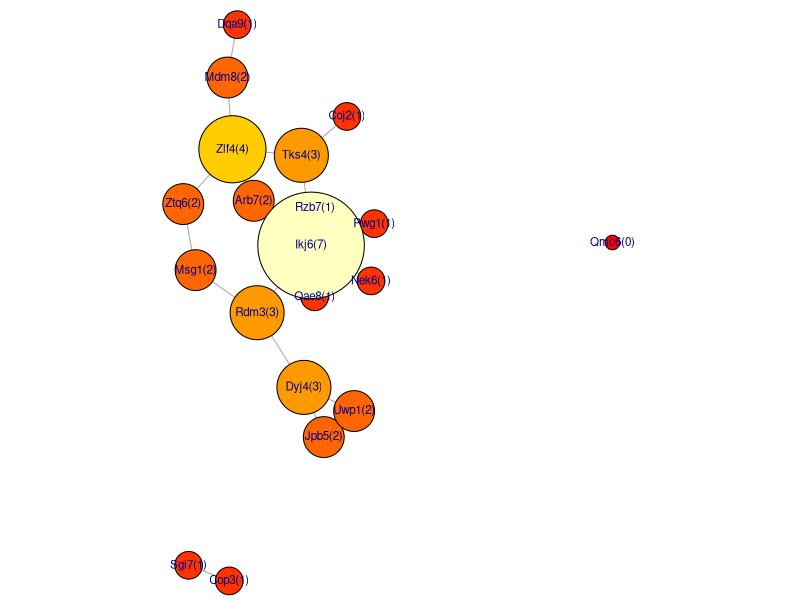
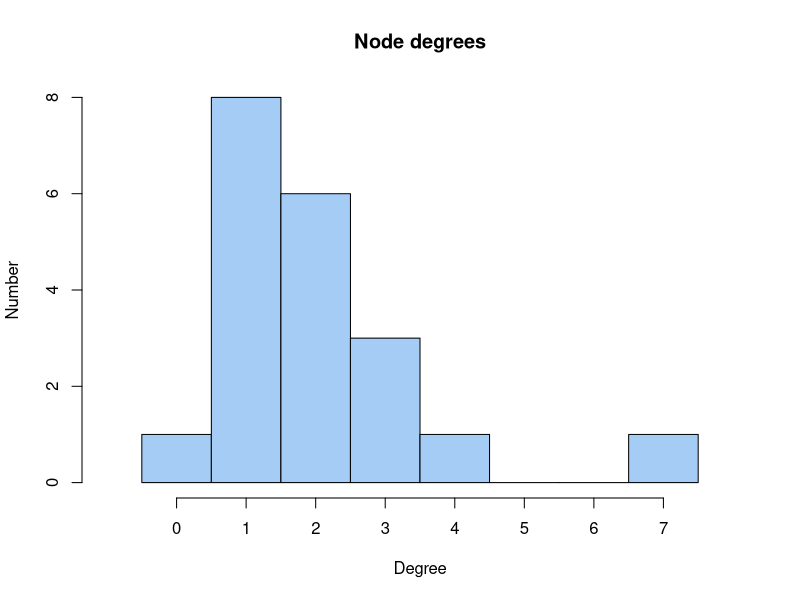
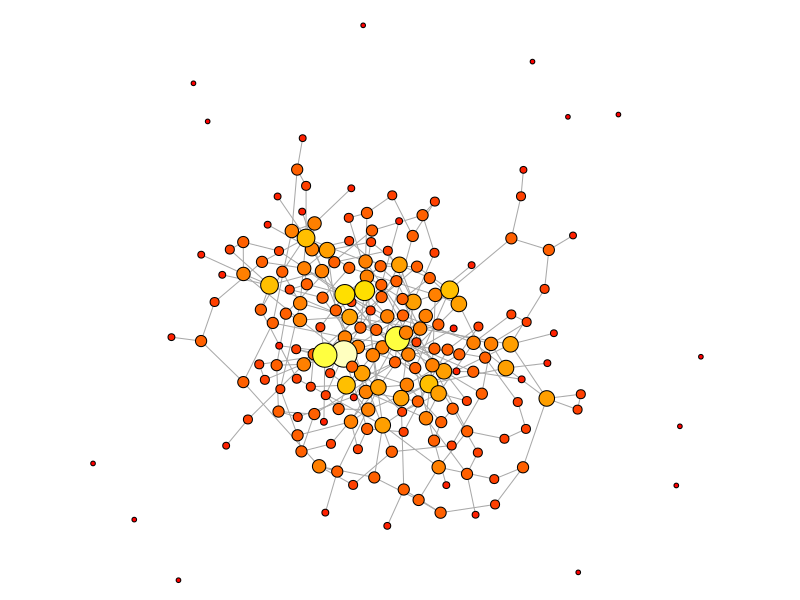
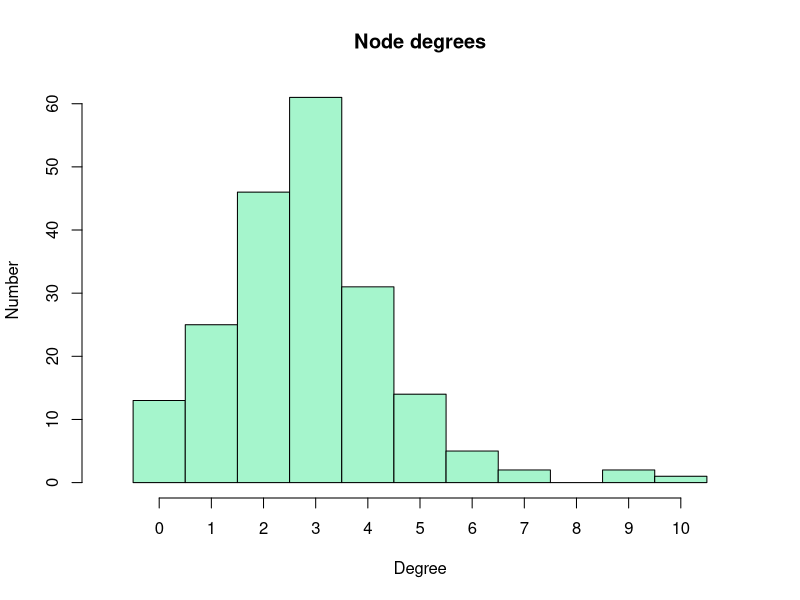
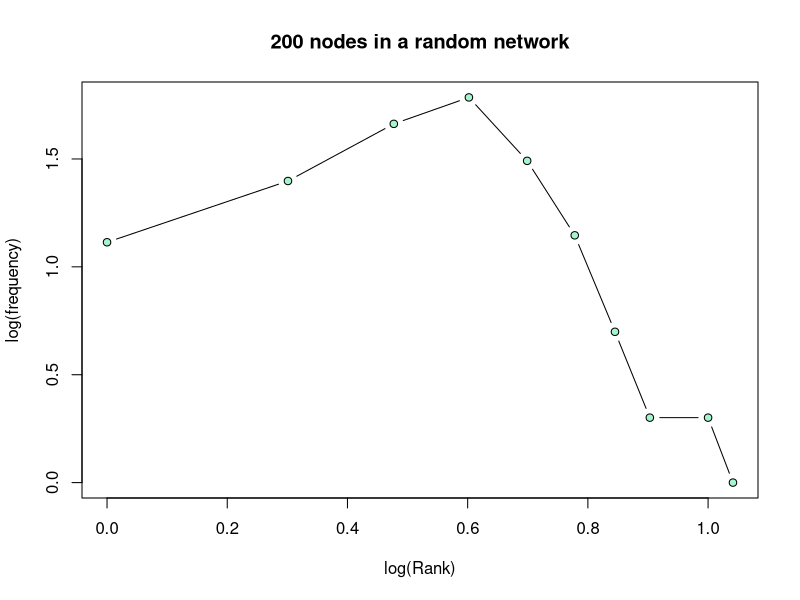
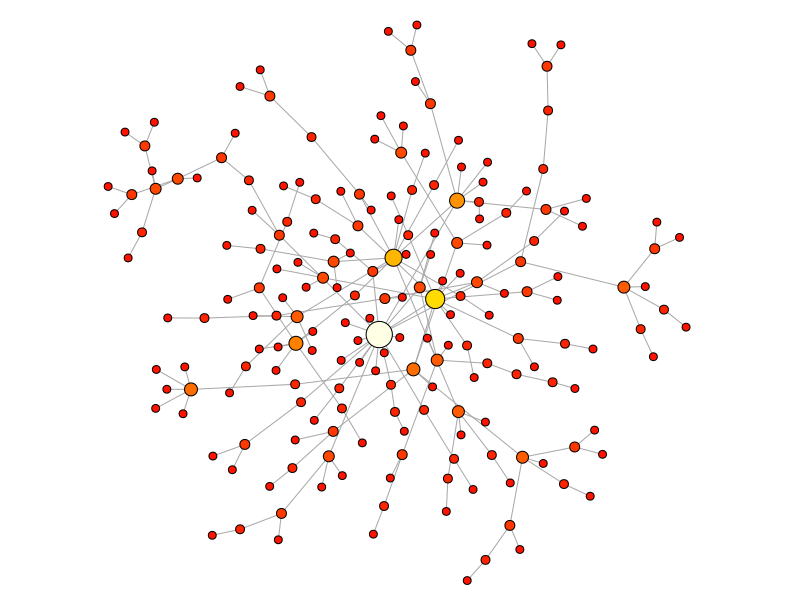
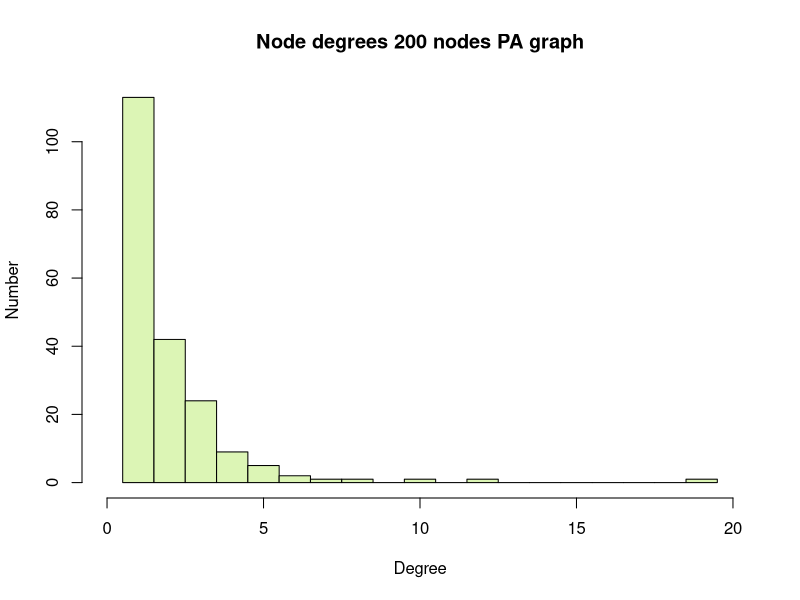
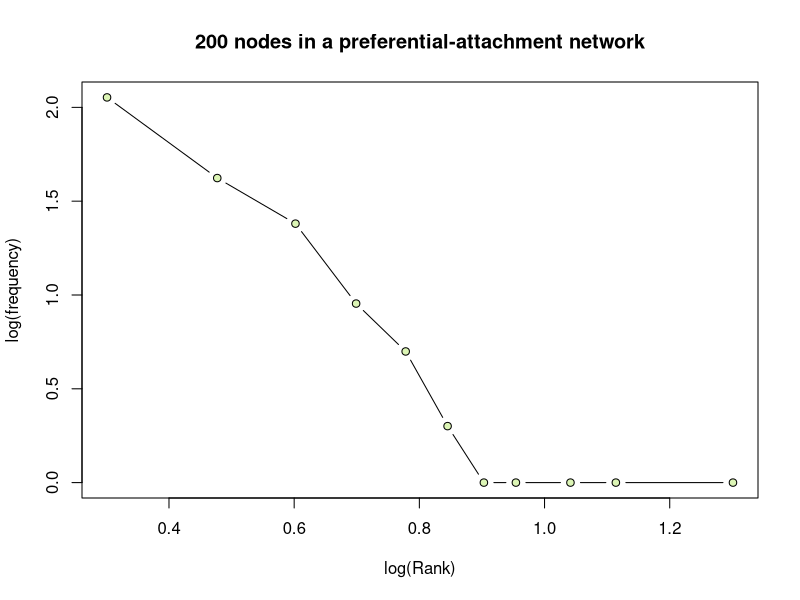

Write R code to recreate these figures, in order.
# tocID <- "courseScipts/graphsAndNetworks.R"
#
# Purpose:  A Bioinformatics Course:
#              R code accompanying the FND-MAT-Graphs_and_networks unit.
#
# Version:  1.2.1
#
# Date:     2017-10  -  2022-10
# Author:   Boris Steipe (boris.steipe@utoronto.ca)
#
# Versions:
#           1.2.1  Editorial updates
#           1.2    Change from require() to requireNamespace(),
#                      use <package>::<function>() idiom throughout
#           1.1    Update set.seed() usage
#           1.0    First final version for learning units.
#           0.1    First code copied from 2016 material.
#
#
# TODO:     Add some explicit tasks and sample solutions.
#
#
# == DO NOT SIMPLY  source()  THIS FILE! =======================================
#
# If there are portions you don't understand, use R's help system, Google for an
# answer, or ask your instructor. Don't continue if you don't understand what's
# going on. That's not how it works ...
#
# ==============================================================================


#TOC> ==========================================================================
#TOC>
#TOC>   Section  Title                                          Line
#TOC> --------------------------------------------------------------
#TOC>   1        REVIEW                                           51
#TOC>   2        DEGREE DISTRIBUTIONS                            210
#TOC>   2.1        Random graph                                  216
#TOC>   2.2        scale-free graph (Barabasi-Albert)            264
#TOC>   2.3        Random geometric graph                        330
#TOC>   3        A CLOSER LOOK AT THE igraph:: PACKAGE           452
#TOC>   3.1        Basics                                        455
#TOC>   3.2        Components                                    527
#TOC>   4        RANDOM GRAPHS AND GRAPH METRICS                 546
#TOC>   4.1        Diameter                                      583
#TOC>   5        GRAPH CLUSTERING                                652
#TOC>
#TOC> ==========================================================================


# =    1  REVIEW  ==============================================================

# This tutorial covers basic concepts of graph theory and analysis in R. Make
# sure you have pulled the latest version of the project from the GitHub
# repository.

# Let's explore some of the basic ideas of graph theory by starting with a small
# random graph.


# To begin let's write a little function that will create random "gene" names;
# there's no particular purpose to this other than to make our graphs look a
# little more "biological" ...
makeRandomGenenames <- function(N) {
  nam <- character()
  while (length(nam) < N) {
    a <- paste0(c(sample(LETTERS, 1), sample(letters, 2)),
                collapse="") # one uppercase, two lowercase letters
    n <- sample(1:9, 1)      # one number
    nam[length(nam) + 1] <- paste(a, n, sep="") # store in vector
    nam <- unique(nam)   # delete if this was a duplicate
  }
  return(nam)
}

N <- 20

set.seed(112358)                       # set RNG seed for repeatable randomness
( Nnames <- makeRandomGenenames(N) )
set.seed(NULL)                         # reset the RNG

# One way to represent graphs in a computer is as an "adjacency matrix". In this
# matrix, each row and each column represents a node, and the cell at the
# intersection of a row and column contains a value/TRUE if there is an edge,
# 0/FALSE otherwise.

# Let's create an adjacency matrix for our random graph: let's say a pair
# of nodes has probability p <- 0.09 to have an edge, and our graph is
# symmetric , i.e. it is an undirected graph, and it has neither self-edges,
# i.e. loops, nor multiple edges between the same nodes, i.e. it
# is a "simple" graph. We use the Nnames vector as node labels.

makeRandomAM <- function(nam, p = 0.1) {
  # Make a random adjacency matrix for a set of nodes with edge probability p
  # Parameters:
  #   nam: a character vector of unique node names.
  #   p:   probability that a random pair of nodes will have an edge.
  #
  # Value: an adjacency matrix for a simple, undirected graph
  #

  N <- length(nam)
  AM <- matrix(numeric(N * N), ncol = N)  # Adjacency matrix, pre-filled with 0
  rownames(AM) <- nam
  colnames(AM) <- nam
  for (iRow in 1:(N-1)) { # Note how we make sure iRow != iCol - this prevents
    # loops (self-edges)
    for (iCol in (iRow+1):N) {
      if (runif(1) < p) {     # runif() creates uniform random numbers
        # between 0 and 1. The expression is TRUE with
        # probability p. Then, if it is TRUE ...
        AM[iRow, iCol] <- 1   # ... record an edge for the pair (iRow, iCol)
      }
    }
  }
  return(AM)
}

set.seed(112358)                       # set RNG seed for repeatable randomness
( myRandAM <- makeRandomAM(Nnames, p = 0.09) )
set.seed(NULL)                         # reset the RNG


# Listing the matrix is not very informative - we should plot this graph. The
# standard package for work with graphs in r is "igraph::". We'll go into more
# details of the igraph:: package a bit later, for now we just use it to plot:

if (! requireNamespace("igraph", quietly = TRUE)) {
  install.packages("igraph")
}
# Package information:
#  library(help = igraph)       # basic information
#  browseVignettes("igraph")    # available vignettes
#  data(package = "igraph")     # available datasets

# igraph:: functions work on "graph objects" and there are several functions
# to create a graph object from input data. We can create an igraph-graph
# from the adjacency matrix we defined above - nothing really changes, we just
# convert our nodes and edges into a computationally convnient form.
myG <- igraph::graph_from_adjacency_matrix(myRandAM, mode = "undirected")

set.seed(112358)                       # set RNG seed for repeatable randomness
# calculate layout coordinates
myGxy <- igraph::layout_with_graphopt(myG,
                                      charge=0.0012)
set.seed(NULL)                         # reset the RNG


# The igraph:: package adds its own function to the collection of plot()
# functions; R decides which plot function to use, based on the class
# of the object that we request to plot. This plot function has parameters
#   layout - the x,y coordinates of the nodes;
#   vertex.color - which I define to color by node-degree
#   vertex size - which I define to increase with node-degree
#   vertex.label - which I set to combine the names of the vertices of the
#                 graph - names(V(iG)) - with the node degree - degree(iG).
# See ?igraph.plotting for the complete list of parameters


oPar <- par(mar= c(0, 0, 0, 0)) # Turn margins off
plot(myG,
     layout = myGxy,
     rescale = FALSE,
     xlim = c(min(myGxy[,1]) * 0.99, max(myGxy[,1]) * 1.01),
     ylim = c(min(myGxy[,2]) * 0.99, max(myGxy[,2]) * 1.01),
     vertex.color=heat.colors(max(igraph::degree(myG)+1))[igraph::degree(myG)+1],
     vertex.size = 1000 + (900 * igraph::degree(myG)),
     vertex.label = sprintf("%s(%i)", names(igraph::V(myG)), igraph::degree(myG)),
     vertex.label.family = "sans",
     vertex.label.cex = 0.7)
par(oPar)  # reset plot window


# The simplest descriptors of a graph are the number of nodes, edges, and the
# degree-distribution. In our example, the number of nodes was given: N; the
# number of edges can easily be calculated from the adjacency matrix. In our
# matrix, we have entered 1 for every edge. Thus we simply sum over the matrix:
sum(myRandAM)

# Is that what you expect?

# What about the degree distribution? We can get that simply by summing over the
# rows and summing over the columns and adding the two vectors.

rowSums(myRandAM) + colSums(myRandAM) # check this against the plot!

# The function degree() gives the same values
igraph::degree(myG)

# Let's  plot the degree distribution in a histogram:
degG <- igraph::degree(myG)
brk <- seq(min(degG)-0.5, max(degG)+0.5, by=1)  # define histogram breaks
hist(degG, breaks=brk, col="#A5CCF5",
     xlim = c(-1,8), xaxt = "n",
     main = "Node degrees", xlab = "Degree", ylab = "Number")  # plot histogram
axis(side = 1, at = 0:7)

# Note: I don't _have_ to define breaks, the hist() function usually does that
# quite well, automatically. But for this purpose I want the columns of the
# histogram to represent exactly one node-degree difference.

# A degree distribution is actually a very informative descriptor of graphs,
#  since it is very sensitive to the generating mechanism. For biological
# networks, that is one of the key questions we are interested in: how was the
# network formed? Asking about the mechanism - the way the interactions
# support function and shape the fitness landscape in which the cell evolves -
# connects our mathematical abstraction with biological insight.


# =    2  DEGREE DISTRIBUTIONS  ================================================

# Let's simulate a few graphs that are a bit bigger to get a better sense of
# their degree distributions:
#

# ==   2.1  Random graph  ======================================================

N <- 200

set.seed(31415927)                     # set RNG seed for repeatable randomness
my200AM <- makeRandomAM(as.character(1:N), p = 0.015)
set.seed(NULL)                         # reset the RNG

myG200 <- igraph::graph_from_adjacency_matrix(my200AM, mode = "undirected")
myGxy <- igraph::layout_with_graphopt(myG200, charge=0.0001) # calculate layout
# coordinates

oPar <- par(mar= c(0, 0, 0, 0))             # Turn margins off, save graphics state
plot(myG200,
     layout = myGxy,
     rescale = FALSE,
     xlim = c(min(myGxy[,1]) * 0.99, max(myGxy[,1]) * 1.01),
     ylim = c(min(myGxy[,2]) * 0.99, max(myGxy[,2]) * 1.01),
     vertex.color=heat.colors(max(igraph::degree(myG200)+1))[igraph::degree(myG200)+1],
     vertex.size = 150 + (70 * igraph::degree(myG200)),
     vertex.label = NA)
par(oPar)                              # restore graphics state

# This graph has thirteen singletons and one large, connected component. Many
# biological graphs look approximately like this.

# Calculate degree distributions
dg <- igraph::degree(myG200)
brk <- seq(min(dg)-0.5, max(dg)+0.5, by=1)
hist(dg, breaks=brk, col="#A5F5CC",
     xlim = c(-1,11), xaxt = "n",
     main = "Node degrees", xlab = "Degree", ylab = "Number")  # plot histogram
axis(side = 1, at = 0:10)


# Note the pronounced peak of this distribution: this is not "scale-free".
# Here is the log-log plot of frequency vs. degree-rank ...

( freqRank <- table(dg) )
plot(log10(as.numeric(names(freqRank)) + 1),
     log10(as.numeric(freqRank)), type = "b",
     pch = 21, bg = "#A5F5CC",
     xlab = "log(Rank)", ylab = "log(frequency)",
     main = "200 nodes in a random network")

# ... which shows us that this does NOT correspond to the single-slope linear
# relationship that we expect for a "scale-free" graph.

# ==   2.2  scale-free graph (Barabasi-Albert)  ================================

# What does one of those intriguing "scale-free" distributions look like? The
# iGraph:: package has a function to make random graphs according to the
# Barabasi-Albert model of scale-free graphs. It is: sample_pa(), where pa
# stands for "preferential attachment". Preferential attachment is _one_ type of
# process that will yield scale-free distributions.

N <- 200

set.seed(31415927)                     # set RNG seed for repeatable randomness
GBA <- igraph::sample_pa(N, power = 0.8, directed = FALSE)
set.seed(NULL)                         # reset the RNG

GBAxy <- igraph::layout_with_graphopt(GBA, charge=0.0001)

oPar <- par(mar= c(0, 0, 0, 0))             # Turn margins off, save graphics state
plot(GBA,
     layout = GBAxy,
     rescale = FALSE,
     xlim = c(min(GBAxy[,1]) * 0.99, max(GBAxy[,1]) * 1.01),
     ylim = c(min(GBAxy[,2]) * 0.99, max(GBAxy[,2]) * 1.01),
     vertex.color=heat.colors(max(igraph::degree(GBA)+1))[igraph::degree(GBA)+1],
     vertex.size = 200 + (30 * igraph::degree(GBA)),
     vertex.label = NA)
par(oPar)                              # restore graphics state

# This is a very obviously different graph! Some biological networks have
# features that look like that - but in my experience the hub nodes are usually
# not that distinct. But then again, that really depends on the parameter
# "power". Play with the "power" parameter and get a sense for what difference
# this makes. Also: note that the graph has only a single component - no
# singletons.

# What's the degree distribution of this graph?
( dg <- igraph::degree(GBA) )
brk <- seq(min(dg)-0.5, max(dg)+0.5, by=1)
hist(dg, breaks=brk, col="#DCF5B5",
     xlim = c(0,max(dg)+1), xaxt = "n",
     main = "Node degrees 200 nodes PA graph",
     xlab = "Degree", ylab = "Number")
axis(side = 1, at = seq(0, max(dg)+1, by=5))

# Most nodes have a degree of 1, but one node has a degree of 19.

(freqRank <- table(dg))
plot(log10(as.numeric(names(freqRank)) + 1),
     log10(as.numeric(freqRank)), type = "b",
     pch = 21, bg = "#DCF5B5",
     xlab = "log(Rank)", ylab = "log(frequency)",
     main = "200 nodes in a preferential-attachment network")

# Sort-of linear, but many of the higher ranked nodes have a frequency of only
# one. That behaviour smooths out in larger graphs - let's try 100000 nodes:
#
N <- 10000
X <- igraph::sample_pa(N, power = 0.8, directed = FALSE)  # 100,000 nodes
freqRank <- table(igraph::degree(X))
plot(log10(as.numeric(names(freqRank)) + 1),
     log10(as.numeric(freqRank)), type = "b",
     xlab = "log(Rank)", ylab = "log(frequency)",
     pch = 21, bg = "#A5F5CC",
     main = "100,000 nodes in a random, scale-free network")
rm(X)


# ==   2.3  Random geometric graph  ============================================

# Finally, let's simulate a random geometric graph and look at the degree
# distribution. Remember: these graphs have a high probability to have edges
# between nodes that are "close" together - an entirely biological notion.

# We'll randomly place our nodes in a box. Then we'll define the
# probability for two nodes to have an edge to be a function of their Euclidian
# distance in the box.

# Here is a function that makes an adjacency matrix for such graphs. iGraph::
# has a similar function, sample_grg(), which connects nodes that are closer
# than a cutoff, the function I give you below is a bit more interesting since
# it creates edges according to a probability that is determined by a
# generalized logistic function of the distance. This sigmoidal function gives
# a smooth cutoff and creates more "natural" graphs. Otherwise, the function is
# very similar to the random graph function, except that we output the
# "coordinates" of the nodes together with the adjacency matrix which we then
# use for the layout. list() FTW.


makeRandomGeometricAM <- function(nam, B = 25, Q = 0.001, t = 0.6) {
  # Make an adjacency matrix for an undirected random geometric graph from
  #    edges connected with probabilities according to a generalized logistic
  #    function.
  # Parameters:
  #    nam: a character vector of unique names
  #    B, Q, t:   probability that a random pair (i, j) of nodes gets an
  #                 edge determined by a generalized logistic function
  #                 p <- 1 - 1/((1 + (Q * (exp(-B * (x-t)))))^(1 / 0.9)))
  #
  # Value: a list with the following components:
  #        AM$mat : an adjacency matrix
  #        AM$nam : labels for the nodes
  #        AM$x   : x-coordinates for the nodes
  #        AM$y   : y-coordinates for the nodes
  #
  nu <- 1  # probably not useful to change
  AM <- list()
  AM$nam <- nam
  N <- length(AM$nam)
  AM$mat <- matrix(numeric(N * N), ncol = N)  # The adjacency matrix
  rownames(AM$mat) <- AM$nam
  colnames(AM$mat) <- AM$nam
  AM$x <- runif(N) # Randomly place nodes into the unit square
  AM$y <- runif(N)
  for (iRow in 1:(N-1)) { # Same principles as in makeRandomGraph()
    for (iCol in (iRow+1):N) {
      # geometric distance ...
      d <- sqrt((AM$x[iRow] - AM$x[iCol])^2 +
                  (AM$y[iRow] - AM$y[iCol])^2)  # Pythagoras
      # distance dependent probability
      p <- 1 - 1/((1 + (Q * (exp(-B * (d-t)))))^(1 / nu))
      if (runif(1) < p) {
        AM$mat[iRow, iCol] <- 1
      }
    }
  }
  return(AM)
}

# Getting the parameters of a generalized logistic right takes a bit of
# experimenting. If you are interested, you can try a few variations. Or you can
# look up the function at
# https://en.wikipedia.org/wiki/Generalised_logistic_function

# This function computes generalized logistics ...
# genLog <- function(x, B = 25, Q = 0.001, t = 0.5) {
#     # generalized logistic (sigmoid)
#     nu <- 1
#     return(1 - 1/((1 + (Q * (exp(-B * (x-t)))))^(1 / nu)))
# }
#
# ... and this code plots p-values over the distances we could encouter between
# our nodes: from 0 to sqrt(2) i.e. the diagonal of the unit square in which we
# will place our nodes.
# x <- seq(0, sqrt(2), length.out = 50)
# plot(x, genLog(x), type="l", col="#AA0000", ylim = c(0, 1),
#      xlab = "d", ylab = "p(edge)")

# 200 node random geomteric graph
N <- 200
set.seed(112358)                       # set RNG seed for repeatable randomness
rGAM <- makeRandomGeometricAM(as.character(1:N), t = 0.4)
set.seed(NULL)                         # reset the RNG


myGRG <- igraph::graph_from_adjacency_matrix(rGAM$mat, mode = "undirected")

oPar <- par(mar= c(0, 0, 0, 0)) # Turn margins off
plot(myGRG,
     layout = cbind(rGAM$x, rGAM$y), # use our node coordinates for layout,
     rescale = FALSE,
     xlim = c(min(rGAM$x) * 0.9, max(rGAM$x) * 1.1),
     ylim = c(min(rGAM$y) * 0.9, max(rGAM$y) * 1.1),
     vertex.color=heat.colors(max(igraph::degree(myGRG)+1))[igraph::degree(myGRG)+1],
     vertex.size = 0.1 + (0.2 * igraph::degree(myGRG)),
     vertex.label = NA)
par(oPar)

# degree distribution:
(dg <- igraph::degree(myGRG))
brk <- seq(min(dg) - 0.5, max(dg) + 0.5, by = 1)
hist(dg, breaks = brk, col = "#FCC6D2",
     xlim = c(0, 25), xaxt = "n",
     main = "Node degrees: 200 nodes RG graph",
     xlab = "Degree", ylab = "Number")
axis(side = 1, at = c(0, min(dg):max(dg)))

# You'll find that this is kind of in-between the random, and the scale-free
# graph. We do have hubs, but they are not as extreme as in the scale-free case;
# and we have have no singletons, in contrast to the random graph.

(freqRank <- table(dg))
plot(log10(as.numeric(names(freqRank)) + 1),
     log10(as.numeric(freqRank)), type = "b",
     pch = 21, bg = "#FCC6D2",
     xlab = "log(Rank)", ylab = "log(frequency)",
     main = "200 nodes in a random geometric network")



# =    3  A CLOSER LOOK AT THE igraph:: PACKAGE  ===============================


# ==   3.1  Basics  ============================================================

# The basic object of the igraph:: package is a graph object. Let's explore the
# first graph some more, the one we built with our random gene names:
summary(myG)

# This output means: this is an IGRAPH graph, with U = UN-directed edges
#  and N = named nodes, that has 20 nodes and 20 edges. For details, see
?igraph::print.igraph

mode(myG)
class(myG)

# This means an igraph:: graph object is a special list object; it is opaque in
# the sense that a user is never expected to modify its components directly, but
# through a variety of helper functions which the package provides. There are
# many ways to construct graphs - from adjacency matrices, as we have just done,
# from edge lists, or by producing random graphs according to a variety of
# recipes, called _games_ in this package.

# Two basic functions retrieve nodes "Vertices", and "Edges":
igraph::V(myG)
igraph::E(myG)

# additional properties can be retrieved from the Vertices ...
igraph::V(myG)$name


# As with many R objects, loading the package provides special functions that
# can be accessed via the same name as the basic R functions, for example:

print(myG)
plot(myG)  # this is the result of default plot parameters

# ... where plot() allows the usual flexibility of fine-tuning the plot. We
# first layout the node coordinates with the Fruchtermann-Reingold algorithm - a
# force-directed layout that applies an attractive potential along edges (which
# pulls nodes together) and a repulsive potential to nodes (so they don't
# overlap). Note the use of the degree() function to color and scale nodes and
# labels by degree and the use of the V() function to retrieve the vertex names.
# See ?plot.igraph for details."

# Plot with some customizing parameters
oPar <- par(mar= c(0, 0, 0, 0)) # Turn margins off
plot(myG,
     layout = igraph::layout_with_fr(myG),
     vertex.color=heat.colors(max(igraph::degree(myG)+1))[igraph::degree(myG)+1],
     vertex.size = 12 + (5 * igraph::degree(myG)),
     vertex.label.cex = 0.4 + (0.15 * igraph::degree(myG)),
     edge.width = 2,
     vertex.label = igraph::V(myG)$name,
     vertex.label.family = "sans",
     vertex.label.cex = 0.9)
par(oPar)

# ... or with a different layout:
oPar <- par(mar= c(0, 0, 0, 0)) # Turn margins off
plot(myG,
     layout = igraph::layout_in_circle(myG),
     vertex.color=heat.colors(max(igraph::degree(myG)+1))[igraph::degree(myG)+1],
     vertex.size = 12 + (5 * igraph::degree(myG)),
     vertex.label.cex = 0.4 + (0.15 * igraph::degree(myG)),
     edge.width = 2,
     vertex.label = igraph::V(myG)$name,
     vertex.label.family = "sans",
     vertex.label.cex = 0.9)
par(oPar)

# igraph:: has a large number of graph-layout functions: see
# ?layout_  and try them all.


# ==   3.2  Components  ========================================================

# The function igrap::components() tells us whether there are components of the
# graph in which there is no path to other components.
igraph::components(myG)

# In the _membership_ vector, nodes are annotated with the index of the
# component they are part of. Sui7 is the only node of component 2, Cyj1 is in
# the third component etc. This is perhaps more clear if we sort by component
# index
sort(igraph::components(myG)$membership, decreasing = TRUE)

# Retrieving e.g. the members of the first component from the list can be done by subsetting:

(sel <- igraph::components(myG)$membership == 1)  # boolean vector ..
(c1 <- igraph::components(myG)$membership[sel])
names(c1)


# =    4  RANDOM GRAPHS AND GRAPH METRICS  =====================================


# Let's explore some of the more interesting, topological graph measures. We
# start by building a somewhat bigger graph. We aren't quite sure whether
# biological graphs are small-world, or random-geometric, or
# preferential-attachment ... but igraph:: has ways to simulate the basic ones
# (and we could easily simulate our own). Look at the following help pages:

?igraph::sample_gnm             # see also sample_gnp for the Erdös-Rényi models
?igraph::sample_smallworld      # for the Watts & Strogatz model
?igraph::sample_pa              # for the Barabasi-Albert model

# But note that there are many more sample_ functions. Check out the docs!

# Let's look at betweenness measures for our first graph. Here: the nodes again
# colored by degree. Degree centrality states: nodes of higher degree are
# considered to be more central. And that's also the way the force-directed
# layout drawas them, obviously.

set.seed(112358)                       # set RNG seed for repeatable randomness
myGxy <- igraph::layout_with_fr(myG)   # calculate layout coordinates
set.seed(NULL)                         # reset the RNG

oPar <- par(mar = rep(0, 4))           # turn margins off, save graphics state
plot(myG,
     layout = myGxy,
     rescale = FALSE,
     xlim = c(min(myGxy[,1]) * 0.99, max(myGxy[,1]) * 1.01),
     ylim = c(min(myGxy[,2]) * 0.99, max(myGxy[,2]) * 1.01),
     vertex.color=heat.colors(max(igraph::degree(myG)+1))[igraph::degree(myG)+1],
     vertex.size = 40 + (15 * igraph::degree(myG)),
     vertex.label.cex = 0.4 + (0.15 * igraph::degree(myG)),
     vertex.label = igraph::V(myG)$name,
     vertex.label.family = "sans")
par(oPar)                              # restore graphics state

# ==   4.1  Diameter  ==========================================================

igraph::diameter(myG)  # The diameter of a graph is its maximum length
# shortest path.

# let's plot this path: here are the nodes ...
igraph::get_diameter(myG)

# ... and we can get the x, y coordinates from iGxy by subsetting with the node
# names. The we draw the diameter-path with a transparent, thick pink line:
lines(myGxy[igraph::get_diameter(myG),], lwd=10, col="#ff63a788")

# == Centralization scores

?igraph::centralize
# replot our graph, and color by log_betweenness:

bC <- igraph::centr_betw(myG)  # calculate betweenness centrality
nodeBetw <- bC$res
nodeBetw <- round(log(nodeBetw +1)) + 1

oPar <- par(mar= c(0, 0, 0, 0)) # Turn margins off
plot(myG,
     layout = myGxy,
     rescale = FALSE,
     xlim = c(min(myGxy[,1]) * 0.99, max(myGxy[,1]) * 1.01),
     ylim = c(min(myGxy[,2]) * 0.99, max(myGxy[,2]) * 1.01),
     vertex.color=heat.colors(max(igraph::degree(myG)+1))[igraph::degree(myG)+1],
     vertex.size = 40 + (15 * igraph::degree(myG)),
     vertex.label.cex = 0.4 + (0.15 * igraph::degree(myG)),
     vertex.label = igraph::V(myG)$name,
     vertex.label.family = "sans")
par(oPar)

# Note that the betweenness - the number of shortest paths that pass through a
# node, is in general higher for high-degree nodes - but not always: Eqr2 has
# higher betweenness than Itv7: this measure really depends on the detailed
# local topology of the graph."

# Can you use centr_eigen() and centr_degree() to calculate the respective
# values? That's something I would expect you to be able to do.
#
# Lets plot betweenness centrality for our random geometric graph:

bCmyGRG <- igraph::centr_betw(myGRG)  # calculate betweenness centrality

nodeBetw <- bCmyGRG$res
nodeBetw <- round((log(nodeBetw +1))^2.5) + 1

# colours and size proportional to betweenness
oPar <- par(mar= c(0, 0, 0, 0)) # Turn margins off
plot(myGRG,
     layout = cbind(rGAM$x, rGAM$y), # use our node coordinates for layout,
     rescale = FALSE,
     xlim = c(min(rGAM$x) * 0.9, max(rGAM$x) * 1.1),
     ylim = c(min(rGAM$y) * 0.9, max(rGAM$y) * 1.1),
     vertex.color=heat.colors(max(nodeBetw))[nodeBetw],
     vertex.size = 0.1 + (0.03 * nodeBetw),
     vertex.label = NA)
par(oPar)

igraph::diameter(myGRG)
lines(rGAM$x[igraph::get_diameter(myGRG)],
      rGAM$y[igraph::get_diameter(myGRG)],
      lwd = 10,
      col = "#ff335533")



# =    5  GRAPH CLUSTERING  ====================================================


# Clustering finds "communities" in graphs - and depending what the edges
# represent, these could be complexes, pathways, biological systems or similar.
# There are many graph-clustering algorithms. One approach with many attractive
# properties is the Map Equation, developed by Martin Rosvall. See:
# http://www.ncbi.nlm.nih.gov/pubmed/18216267 and htttp://www.mapequation.org


myGRGclusters <- igraph::cluster_infomap(myGRG)
igraph::modularity(myGRGclusters)  # ... measures how separated the different
# membership types are from each other
igraph::membership(myGRGclusters)         # which nodes are in what cluster?
table(igraph::membership(myGRGclusters))  # how large are the clusters?

# The largest cluster has 48 members, the second largest has 25, etc.


# Lets plot our graph again, coloring the nodes of the first five communities by
# their cluster membership:

# first, make a vector with as many grey colors as we have communities ...
commColors <- rep("#f1eef6", max(igraph::membership(myGRGclusters)))
# ... then overwrite the first five with "real colors" - something like rust,
# lilac, pink, and mauve or so.
commColors[1:5] <- c("#980043", "#dd1c77", "#df65b0", "#c994c7", "#d4b9da")


oPar <- par(mar= c(0, 0, 0, 0)) # Turn margins off
plot(myGRG,
     layout = cbind(rGAM$x, rGAM$y),
     rescale = FALSE,
     xlim = c(min(rGAM$x) * 0.9, max(rGAM$x) * 1.1),
     ylim = c(min(rGAM$y) * 0.9, max(rGAM$y) * 1.1),
     vertex.color=commColors[igraph::membership(myGRGclusters)],
     vertex.size = 0.3 + (0.4 * igraph::degree(myGRG)),
     vertex.label = NA)
par(oPar)

# That's all.


# [END]
